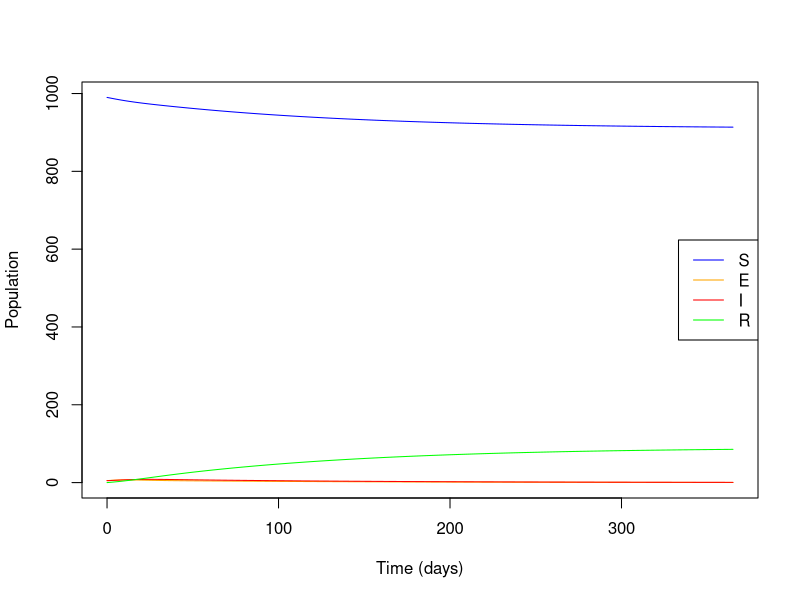

The R script that drew this image: (Note: this script raises an error after producing the figure.)
## ---- chunk 1
install.packages("deSolve")
library(deSolve)
## ---- chunk 2
malaria_model <- function(time, state, parameters) {
  with(as.list(c(state, parameters)), {
    
    Nh <- Sh + Eh + Ih + Rh
    Nm <- Sm + Em + Im
    
    # Adjusted biting rate (interventions affect this)
    a_eff <- a * (1 - ITN_effect) * (1 - spray_effect)
    
    lambda_h <- a_eff * b * Im / Nm
    lambda_m <- a_eff * c * Ih / Nh
    
    dSh <- mu_h * Nh - lambda_h * Sh - mu_h * Sh
    dEh <- lambda_h * Sh - sigma_h * Eh - mu_h * Eh
    dIh <- sigma_h * Eh - gamma_h * Ih - mu_h * Ih
    dRh <- gamma_h * Ih - mu_h * Rh
    
    dSm <- lambda_m * Sm 
    dEm <- lambda_m * Sm - sigma_m * Em
    dIm <- sigma_m * Em - mu_m * Im
    
    list(c(dSh, dEh, dIh, dRh, dSm, dEm, dIm))
  })
}
## ---- chunk 3
base_parameters <- c(
  a = 0.3,          # biting rate
  b = 0.3,          # mosquito → human transmission
  c = 0.2,          # human → mosquito transmission
  
  sigma_h = 1/10,   # human incubation
  sigma_m = 1/10,   # mosquito incubation
  gamma_h = 1/14,   # recovery rate
  
  mu_h = 1/(60*365),# human death rate
  mu_m = 1/10,      # mosquito death rate
  
  ITN_effect = 0,
  spray_effect = 0
)
## ---- chunk 4
state <- c(
  Sh = 990, Eh = 5, Ih = 5, Rh = 0,
  Sm = 10000, Em = 100, Im = 100
)
## ---- chunk 5
times <- seq(0, 365, by = 1)

params_base <- base_parameters
## ---- chunk 6
params_itn <- base_parameters
params_itn["ITN_effect"] <- 0.75 * 0.6
## ---- chunk 7
params_spray <- base_parameters
params_spray["spray_effect"] <- 0.5 * 0.5
## ---- chunk 8
params_treat <- base_parameters
params_treat["gamma_h"] <- 1/10
## ---- chunk 9
out_base <- ode(state, times, malaria_model, params_base)
out_itn <- ode(state, times, malaria_model, params_itn)
out_spray <- ode(state, times, malaria_model, params_spray)
out_treat <- ode(state, times, malaria_model, params_treat)

out_base <- as.data.frame(out_base)
out_itn <- as.data.frame(out_itn)
out_spray <- as.data.frame(out_spray)
out_treat <- as.data.frame(out_treat)

## ---- chunk 10
matplot(out_base$time,
        cbind(out_base$Sh, out_base$Eh, out_base$Ih, out_base$Rh),
        type = "l",
        lty = 1,
        col = c("blue", "orange", "red", "green"),
        xlab = "Time (days)",
        ylab = "Population")

legend("right",
       legend = c("S", "E", "I", "R"),
       col = c("blue", "orange", "red", "green"),
       lty = 1)
## ---- chunk 11
plot(out$time, out$Sm, type="l",
     xlab="Time (days)", ylab="Mosquito Population",
     lty=1)

lines(out$time, out$Em, lty=2)
lines(out$time, out$Im, lty=3)

legend("right",
       legend=c("Susceptible Mosq","Exposed Mosq","Infected Mosq"),
       lty=1:3)
## ---- chunk 12
plot(out_base$time, out_base$Ih, type="l", col="black",
     xlab="Time", ylab="Infected Humans")

lines(out_itn$time, out_itn$Ih, col="blue")
lines(out_spray$time, out_spray$Ih, col="green")
lines(out_treat$time, out_treat$Ih, col="red")

legend("topright",
       legend=c("Baseline","ITN","Spray","Treatment"),
       col=c("black","blue","green","red"),
       lty=1)
